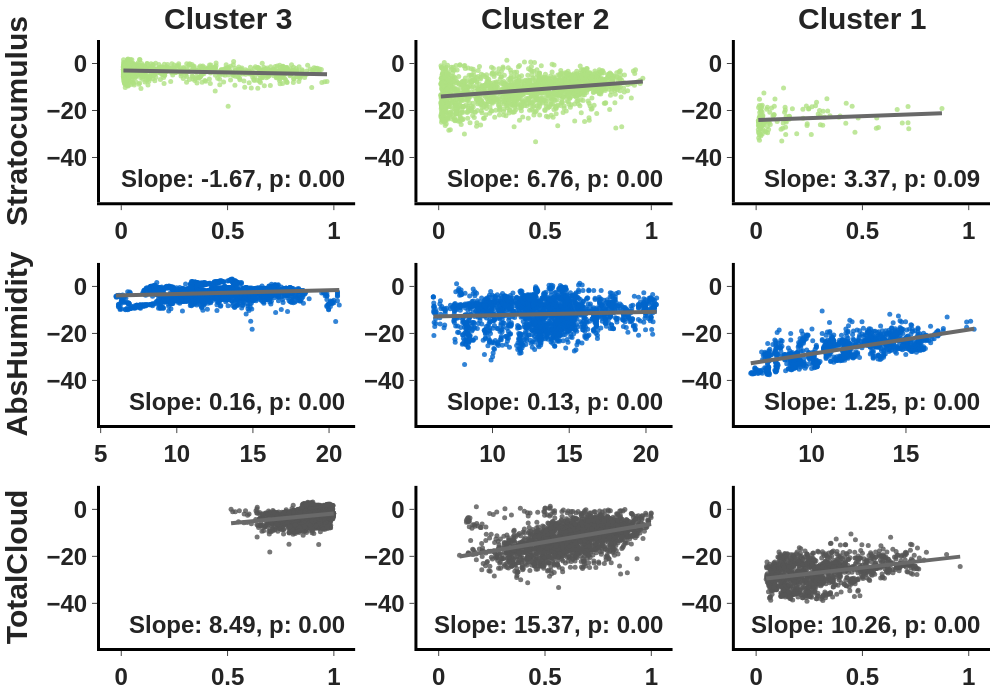

The code cell stored with this chart in its notebook:
### Code cell
colors = ['#AFE182','#0066CC','#555555']
features = ['Stratocumulus_weighted', 'AbsHumidity', 'TotalCloud_weighted']
cloud_features = ['Stratocumulus_weighted', 'TotalCloud_weighted']
target = 'Radiation Value'

clusters = [3, 2, 1]

feature_titles = [f.replace('_weighted', '') for f in features]
cluster_titles = [f"Cluster {c}" for c in clusters]

fig = make_subplots(
    rows=3, 
    cols=3,
    subplot_titles=cluster_titles,
    vertical_spacing=0.1,
    horizontal_spacing=0.07
)

for row_idx, feature in enumerate(features):
    for col_idx, cluster in enumerate(clusters):
        row = row_idx + 1
        col = col_idx + 1
        
        # filter data for the cluster
        df = df_full[df_full['label'] == cluster].copy()
        df['TotalCloud_weighted'] = df[['Cirrus_weighted', 'Cirrostratus_weighted', 'Stratus_weighted',
                                       'Stratocumulus_weighted', 'Cumulus_weighted', 'Cirrocumulus_weighted',
                                       'Nimbus_weighted']].sum(axis=1)
        
        # filter data where feature value >= 0.01
        df_plot = df[df[feature] >= 0.01]
        
        fig.add_trace(
            go.Scatter(
                x=df_plot[feature],
                y=df_plot[target],
                mode='markers',
                marker=dict(
                    size=5,
                    opacity=0.8,
                    color=colors[row_idx % len(colors)]
                )
            ),
            row=row,
            col=col
        )
        
        # if data > 5% then add regression line
        if not df_plot.empty and len(df_plot) / len(df) > 0.05:
            slope, intercept, r_value, p_value, std_err = linregress(df_plot[feature], df_plot[target])
            
            x_range = np.array([df_plot[feature].min(), df_plot[feature].max()])
            y_range = slope * x_range + intercept
            
            fig.add_trace(
                go.Scatter(
                    x=x_range,
                    y=y_range,
                    mode='lines',
                    line=dict(color='dimgrey', width=4)
                ),
                row=row,
                col=col
            )
            
            fig.add_annotation(
                x=0.97, y=0.05,
                xref="x domain", yref="y domain",
                text=f"Slope: {slope:.2f}, p: {p_value:.2f}",
                showarrow=False,
                row=row, col=col,
                align='right',
                font=dict(size=24, family='Arial', weight='bold'),
                bgcolor="rgba(255, 255, 255, 0.5)"
            )

        if feature in cloud_features:
            fig.update_xaxes(range=[-0.1, 1.1], row=row, col=col)
        elif feature == 'Absolute_Humidity(g/m^3)':
            fig.update_xaxes(range=[5, 25], row=row, col=col)
        
        if col == 1:
            fig.update_yaxes(title_text=feature_titles[row_idx], row=row, col=col,
                             title_font=dict(size=30, family='Arial', weight='bold'))

fig.update_yaxes(range=[-59, 10])
fig.update_layout(
    height=700,
    width=1000,
    showlegend=False,
    margin=dict(l=40, r=10, t=40, b=30),
    template='simple_white'
)
fig.update_xaxes(tickfont=dict(size=24, family='Arial', weight='bold'), linewidth=3, linecolor='black')
fig.update_yaxes(tickfont=dict(size=24, family='Arial', weight='bold'), linewidth=3, linecolor='black')

for annotation in fig['layout']['annotations']:
    if annotation['text'] in cluster_titles:
        annotation['font'] = dict(size=30, family='Arial', weight='bold')
        annotation['y'] += 0.005

fig.show()

### Figure 1 — Plotly figure (JSON) as saved in the notebook; plotly's stock layout.template omitted (floating-point values rounded to 4 significant figures; data arrays with more than 128 entries replaced by an {"elided": "..."} marker saying what was removed)
{"data": [{"marker": {"color": "#AFE182", "opacity": 0.8, "size": 5}, "mode": "markers", "type": "scatter", "x": {"elided": "943 float values"}, "xaxis": "x", "y": {"elided": "943 float values"}, "yaxis": "y"}, {"line": {"color": "dimgrey", "width": 4}, "mode": "lines", "type": "scatter", "x": [0.01001, 0.9677], "xaxis": "x", "y": [-2.934, -4.534], "yaxis": "y"}, {"marker": {"color": "#AFE182", "opacity": 0.8, "size": 5}, "mode": "markers", "type": "scatter", "x": {"elided": "1576 float values"}, "xaxis": "x2", "y": {"elided": "1576 float values"}, "yaxis": "y2"}, {"line": {"color": "dimgrey", "width": 4}, "mode": "lines", "type": "scatter", "x": [0.01011, 0.9602], "xaxis": "x2", "y": [-14.09, -7.66], "yaxis": "y2"}, {"marker": {"color": "#AFE182", "opacity": 0.8, "size": 5}, "mode": "markers", "type": "scatter", "x": {"elided": "132 float values"}, "xaxis": "x3", "y": {"elided": "132 float values"}, "yaxis": "y3"}, {"line": {"color": "dimgrey", "width": 4}, "mode": "lines", "type": "scatter", "x": [0.01027, 0.874], "xaxis": "x3", "y": [-24.05, -21.14], "yaxis": "y3"}, {"marker": {"color": "#0066CC", "opacity": 0.8, "size": 5}, "mode": "markers", "type": "scatter", "x": {"elided": "3048 float values"}, "xaxis": "x4", "y": {"elided": "3048 float values"}, "yaxis": "y4"}, {"line": {"color": "dimgrey", "width": 4}, "mode": "lines", "type": "scatter", "x": [6.0, 20.67], "xaxis": "x4", "y": [-3.908, -1.563], "yaxis": "y4"}, {"marker": {"color": "#0066CC", "opacity": 0.8, "size": 5}, "mode": "markers", "type": "scatter", "x": {"elided": "2078 float values"}, "xaxis": "x5", "y": {"elided": "2078 float values"}, "yaxis": "y5"}, {"line": {"color": "dimgrey", "width": 4}, "mode": "lines", "type": "scatter", "x": [6.144, 20.7], "xaxis": "x5", "y": [-12.77, -10.81], "yaxis": "y5"}, {"marker": {"color": "#0066CC", "opacity": 0.8, "size": 5}, "mode": "markers", "type": "scatter", "x": {"elided": "1100 float values"}, "xaxis": "x6", "y": {"elided": "1100 float values"}, "yaxis": "y6"}, {"line": {"color": "dimgrey", "width": 4}, "mode": "lines", "type": "scatter", "x": [6.784, 18.61], "xaxis": "x6", "y": [-32.73, -17.99], "yaxis": "y6"}, {"marker": {"color": "#555555", "opacity": 0.8, "size": 5}, "mode": "markers", "type": "scatter", "x": {"elided": "3048 float values"}, "xaxis": "x7", "y": {"elided": "3048 float values"}, "yaxis": "y7"}, {"line": {"color": "dimgrey", "width": 4}, "mode": "lines", "type": "scatter", "x": [0.5165, 0.9992], "xaxis": "x7", "y": [-5.904, -1.807], "yaxis": "y7"}, {"marker": {"color": "#555555", "opacity": 0.8, "size": 5}, "mode": "markers", "type": "scatter", "x": {"elided": "2083 float values"}, "xaxis": "x8", "y": {"elided": "2083 float values"}, "yaxis": "y8"}, {"line": {"color": "dimgrey", "width": 4}, "mode": "lines", "type": "scatter", "x": [0.09791, 0.9993], "xaxis": "x8", "y": [-20.1, -6.244], "yaxis": "y8"}, {"marker": {"color": "#555555", "opacity": 0.8, "size": 5}, "mode": "markers", "type": "scatter", "x": {"elided": "1199 float values"}, "xaxis": "x9", "y": {"elided": "1199 float values"}, "yaxis": "y9"}, {"line": {"color": "dimgrey", "width": 4}, "mode": "lines", "type": "scatter", "x": [0.04755, 0.9597], "xaxis": "x9", "y": [-29.47, -20.11], "yaxis": "y9"}], "layout": {"annotations": [{"font": {"family": "Arial", "size": 30, "weight": "bold"}, "showarrow": false, "text": "Cluster 3", "x": 0.1433, "xanchor": "center", "xref": "paper", "y": 1.005, "yanchor": "bottom", "yref": "paper"}, {"font": {"family": "Arial", "size": 30, "weight": "bold"}, "showarrow": false, "text": "Cluster 2", "x": 0.5, "xanchor": "center", "xref": "paper", "y": 1.005, "yanchor": "bottom", "yref": "paper"}, {"font": {"family": "Arial", "size": 30, "weight": "bold"}, "showarrow": false, "text": "Cluster 1", "x": 0.8567, "xanchor": "center", "xref": "paper", "y": 1.005, "yanchor": "bottom", "yref": "paper"}, {"align": "right", "bgcolor": "rgba(255, 255, 255, 0.5)", "font": {"family": "Arial", "size": 24, "weight": "bold"}, "showarrow": false, "text": "Slope: -1.67, p: 0.00", "x": 0.97, "xref": "x domain", "y": 0.05, "yref": "y domain"}, {"align": "right", "bgcolor": "rgba(255, 255, 255, 0.5)", "font": {"family": "Arial", "size": 24, "weight": "bold"}, "showarrow": false, "text": "Slope: 6.76, p: 0.00", "x": 0.97, "xref": "x2 domain", "y": 0.05, "yref": "y2 domain"}, {"align": "right", "bgcolor": "rgba(255, 255, 255, 0.5)", "font": {"family": "Arial", "size": 24, "weight": "bold"}, "showarrow": false, "text": "Slope: 3.37, p: 0.09", "x": 0.97, "xref": "x3 domain", "y": 0.05, "yref": "y3 domain"}, {"align": "right", "bgcolor": "rgba(255, 255, 255, 0.5)", "font": {"family": "Arial", "size": 24, "weight": "bold"}, "showarrow": false, "text": "Slope: 0.16, p: 0.00", "x": 0.97, "xref": "x4 domain", "y": 0.05, "yref": "y4 domain"}, {"align": "right", "bgcolor": "rgba(255, 255, 255, 0.5)", "font": {"family": "Arial", "size": 24, "weight": "bold"}, "showarrow": false, "text": "Slope: 0.13, p: 0.00", "x": 0.97, "xref": "x5 domain", "y": 0.05, "yref": "y5 domain"}, {"align": "right", "bgcolor": "rgba(255, 255, 255, 0.5)", "font": {"family": "Arial", "size": 24, "weight": "bold"}, "showarrow": false, "text": "Slope: 1.25, p: 0.00", "x": 0.97, "xref": "x6 domain", "y": 0.05, "yref": "y6 domain"}, {"align": "right", "bgcolor": "rgba(255, 255, 255, 0.5)", "font": {"family": "Arial", "size": 24, "weight": "bold"}, "showarrow": false, "text": "Slope: 8.49, p: 0.00", "x": 0.97, "xref": "x7 domain", "y": 0.05, "yref": "y7 domain"}, {"align": "right", "bgcolor": "rgba(255, 255, 255, 0.5)", "font": {"family": "Arial", "size": 24, "weight": "bold"}, "showarrow": false, "text": "Slope: 15.37, p: 0.00", "x": 0.97, "xref": "x8 domain", "y": 0.05, "yref": "y8 domain"}, {"align": "right", "bgcolor": "rgba(255, 255, 255, 0.5)", "font": {"family": "Arial", "size": 24, "weight": "bold"}, "showarrow": false, "text": "Slope: 10.26, p: 0.00", "x": 0.97, "xref": "x9 domain", "y": 0.05, "yref": "y9 domain"}], "height": 700, "margin": {"b": 30, "l": 40, "r": 10, "t": 40}, "showlegend": false, "width": 1000, "xaxis": {"anchor": "y", "domain": [0, 0.2867], "linecolor": "black", "linewidth": 3, "range": [-0.1, 1.1], "tickfont": {"family": "Arial", "size": 24, "weight": "bold"}}, "xaxis2": {"anchor": "y2", "domain": [0.3567, 0.6433], "linecolor": "black", "linewidth": 3, "range": [-0.1, 1.1], "tickfont": {"family": "Arial", "size": 24, "weight": "bold"}}, "xaxis3": {"anchor": "y3", "domain": [0.7133, 1], "linecolor": "black", "linewidth": 3, "range": [-0.1, 1.1], "tickfont": {"family": "Arial", "size": 24, "weight": "bold"}}, "xaxis4": {"anchor": "y4", "domain": [0, 0.2867], "linecolor": "black", "linewidth": 3, "tickfont": {"family": "Arial", "size": 24, "weight": "bold"}}, "xaxis5": {"anchor": "y5", "domain": [0.3567, 0.6433], "linecolor": "black", "linewidth": 3, "tickfont": {"family": "Arial", "size": 24, "weight": "bold"}}, "xaxis6": {"anchor": "y6", "domain": [0.7133, 1], "linecolor": "black", "linewidth": 3, "tickfont": {"family": "Arial", "size": 24, "weight": "bold"}}, "xaxis7": {"anchor": "y7", "domain": [0, 0.2867], "linecolor": "black", "linewidth": 3, "range": [-0.1, 1.1], "tickfont": {"family": "Arial", "size": 24, "weight": "bold"}}, "xaxis8": {"anchor": "y8", "domain": [0.3567, 0.6433], "linecolor": "black", "linewidth": 3, "range": [-0.1, 1.1], "tickfont": {"family": "Arial", "size": 24, "weight": "bold"}}, "xaxis9": {"anchor": "y9", "domain": [0.7133, 1], "linecolor": "black", "linewidth": 3, "range": [-0.1, 1.1], "tickfont": {"family": "Arial", "size": 24, "weight": "bold"}}, "yaxis": {"anchor": "x", "domain": [0.7333, 1], "linecolor": "black", "linewidth": 3, "range": [-59, 10], "tickfont": {"family": "Arial", "size": 24, "weight": "bold"}, "title": {"font": {"family": "Arial", "size": 30, "weight": "bold"}, "text": "Stratocumulus"}}, "yaxis2": {"anchor": "x2", "domain": [0.7333, 1], "linecolor": "black", "linewidth": 3, "range": [-59, 10], "tickfont": {"family": "Arial", "size": 24, "weight": "bold"}}, "yaxis3": {"anchor": "x3", "domain": [0.7333, 1], "linecolor": "black", "linewidth": 3, "range": [-59, 10], "tickfont": {"family": "Arial", "size": 24, "weight": "bold"}}, "yaxis4": {"anchor": "x4", "domain": [0.3667, 0.6333], "linecolor": "black", "linewidth": 3, "range": [-59, 10], "tickfont": {"family": "Arial", "size": 24, "weight": "bold"}, "title": {"font": {"family": "Arial", "size": 30, "weight": "bold"}, "text": "AbsHumidity"}}, "yaxis5": {"anchor": "x5", "domain": [0.3667, 0.6333], "linecolor": "black", "linewidth": 3, "range": [-59, 10], "tickfont": {"family": "Arial", "size": 24, "weight": "bold"}}, "yaxis6": {"anchor": "x6", "domain": [0.3667, 0.6333], "linecolor": "black", "linewidth": 3, "range": [-59, 10], "tickfont": {"family": "Arial", "size": 24, "weight": "bold"}}, "yaxis7": {"anchor": "x7", "domain": [0, 0.2667], "linecolor": "black", "linewidth": 3, "range": [-59, 10], "tickfont": {"family": "Arial", "size": 24, "weight": "bold"}, "title": {"font": {"family": "Arial", "size": 30, "weight": "bold"}, "text": "TotalCloud"}}, "yaxis8": {"anchor": "x8", "domain": [0, 0.2667], "linecolor": "black", "linewidth": 3, "range": [-59, 10], "tickfont": {"family": "Arial", "size": 24, "weight": "bold"}}, "yaxis9": {"anchor": "x9", "domain": [0, 0.2667], "linecolor": "black", "linewidth": 3, "range": [-59, 10], "tickfont": {"family": "Arial", "size": 24, "weight": "bold"}}}}
